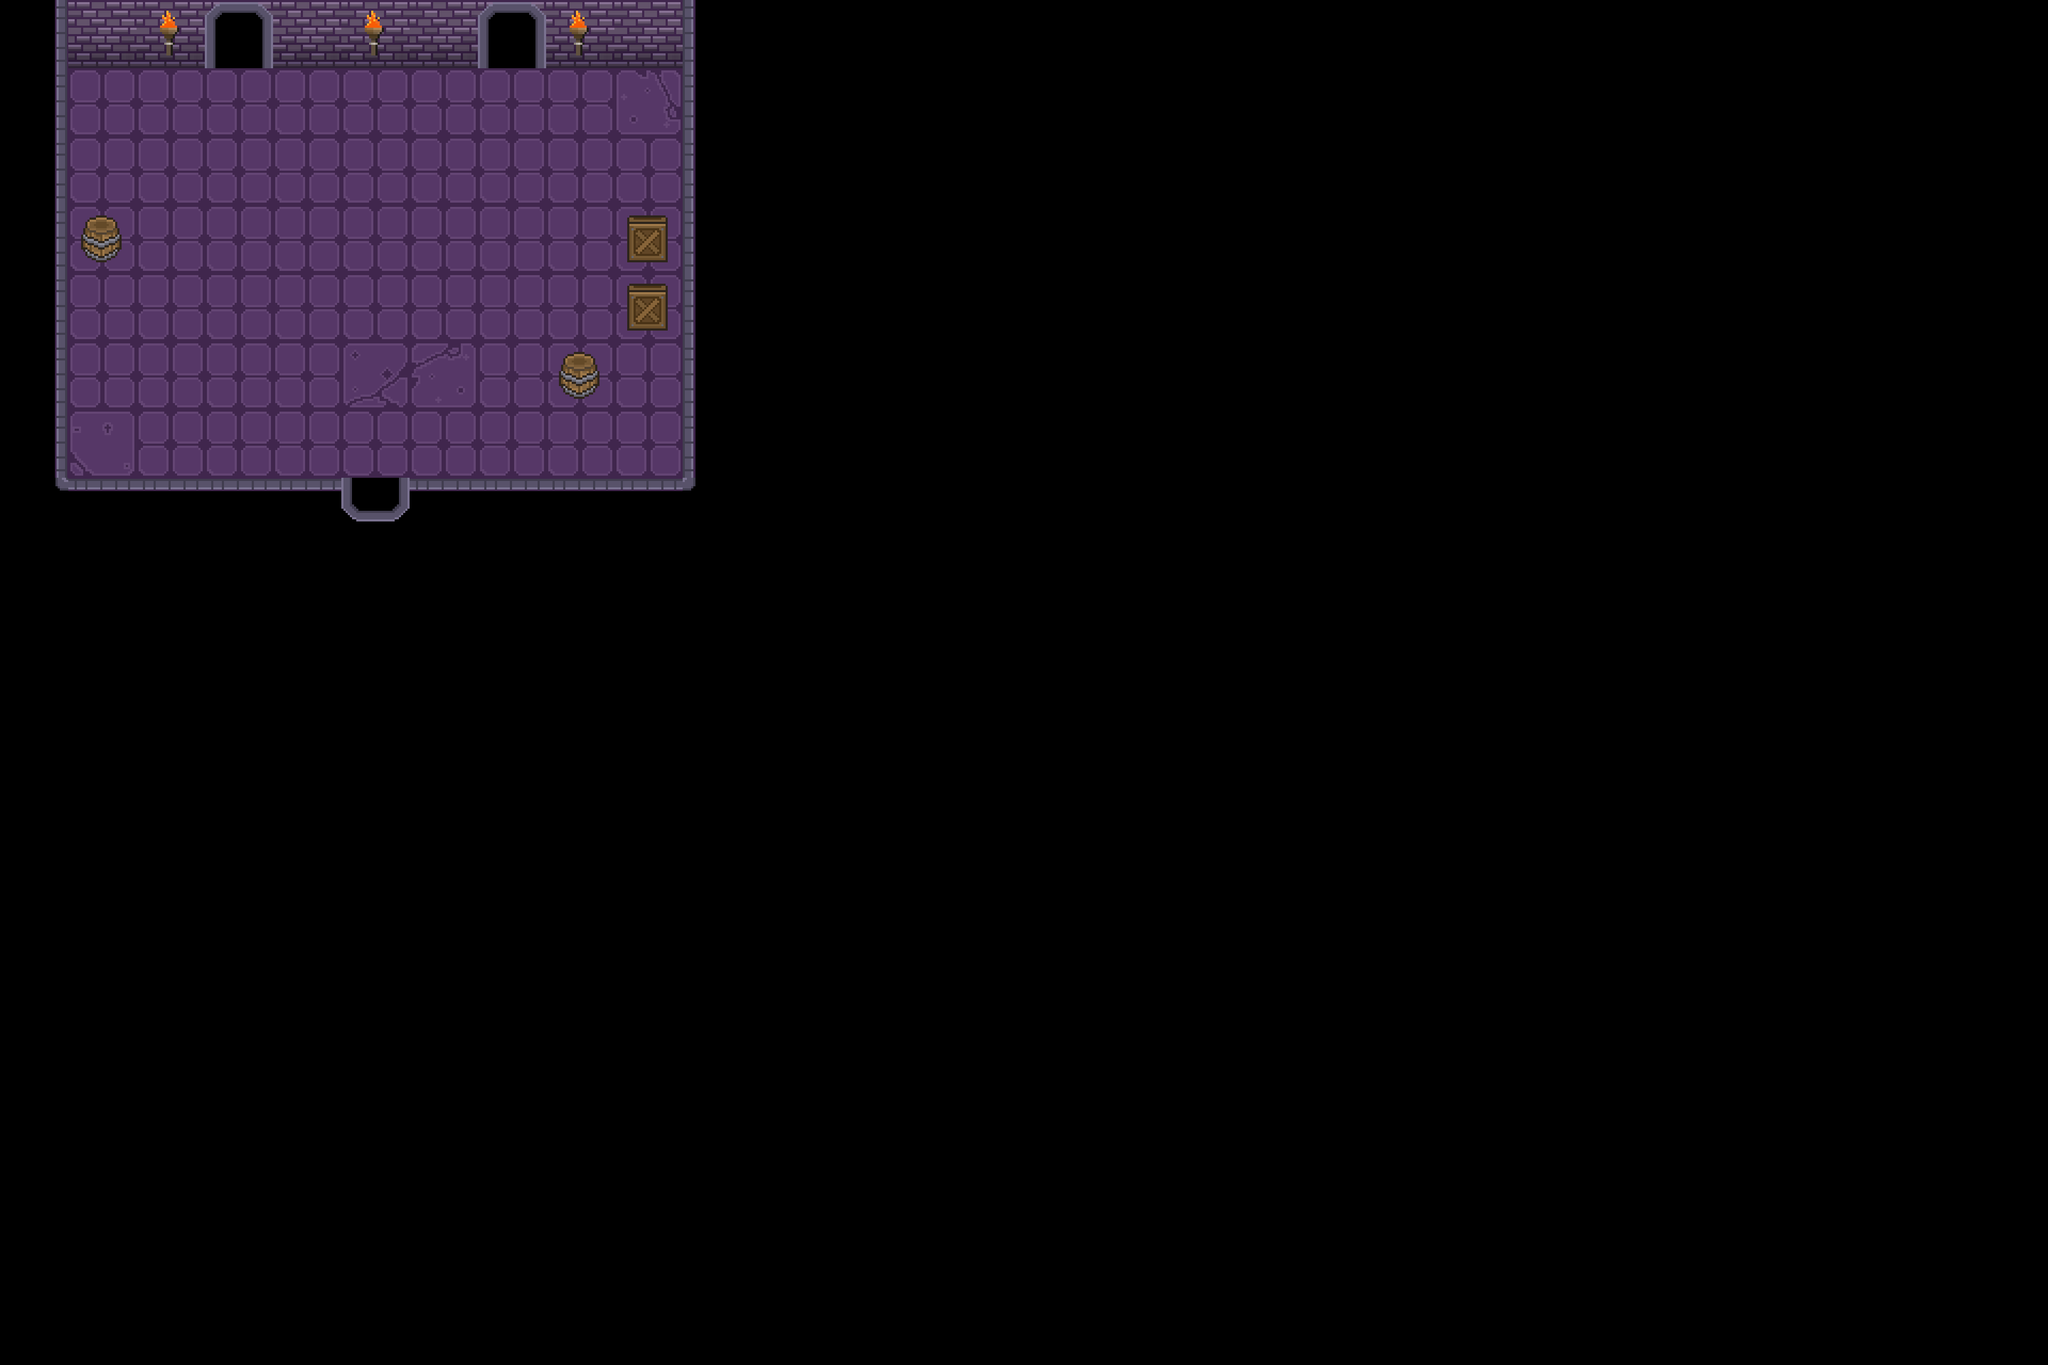

A level layout from a 2D game, rendered from its tile map. Below: a short description, then the map file with its tile-grid data intact:
An orthogonal 30x20 tile map with 128x128 px tiles, 4 tile layers (floor, wall, door, objects), 2 tilesets and 6 objects (room0, room2_up_right, room2_up_left, toroom0, toroom2_up_left, ...).

<map version="1.10" tiledversion="1.11.0" orientation="orthogonal" renderorder="right-down" width="30" height="20" tilewidth="128" tileheight="128" infinite="0" nextlayerid="7" nextobjectid="10">
 <tileset firstgid="1" source="dungeon_tile2.tsx" />
 <tileset firstgid="626" source="dungeon_tile.tsx" />
 <layer id="2" name="floor" width="30" height="20">
  <data encoding="csv">
0,0,0,0,0,0,0,0,0,0,0,0,0,0,0,0,0,0,0,0,0,0,0,0,0,0,0,0,0,0,
0,59,59,59,59,59,59,59,59,3221225532,0,0,0,0,0,0,0,0,0,0,0,0,0,0,0,0,0,0,0,0,
0,59,59,59,59,59,59,59,59,59,0,0,0,0,0,0,0,0,0,0,0,0,0,0,0,0,0,0,0,0,
0,59,59,59,59,59,59,59,59,59,0,0,0,0,0,0,0,0,0,0,0,0,0,0,0,0,0,0,0,0,
0,59,59,59,59,59,59,59,59,59,0,0,0,0,0,0,0,0,0,0,0,0,0,0,0,0,0,0,0,0,
0,59,59,59,59,57,2684354620,59,59,59,0,0,0,0,0,0,0,0,0,0,0,0,0,0,0,0,0,0,0,0,
0,1610612770,59,59,59,59,59,59,59,59,0,0,0,0,0,0,0,0,0,0,0,0,0,0,0,0,0,0,0,0,
1610612742,0,0,0,0,0,0,0,0,0,0,0,0,0,0,0,0,0,0,0,0,0,0,0,0,0,0,0,0,0,
0,0,0,0,0,0,0,0,0,0,0,0,0,0,0,0,0,0,0,0,0,0,0,0,0,0,0,0,0,0,
0,0,0,0,0,0,0,0,0,0,0,0,0,0,0,0,0,0,0,0,0,0,0,0,0,0,0,0,0,0,
0,0,0,0,0,0,0,0,0,0,0,0,0,0,0,0,0,0,0,0,0,0,0,0,0,0,0,0,0,0,
0,0,0,0,0,0,0,0,0,0,0,0,0,0,0,0,0,0,0,0,0,0,0,0,0,0,0,0,0,0,
0,0,0,0,0,0,0,0,0,0,0,0,0,0,0,0,0,0,0,0,0,0,0,0,0,0,0,0,0,0,
0,0,0,0,0,0,0,0,0,0,0,0,0,0,0,0,0,0,0,0,0,0,0,0,0,0,0,0,0,0,
0,0,0,0,0,0,0,0,0,0,0,0,0,0,0,0,0,0,0,0,0,0,0,0,0,0,0,0,0,0,
0,0,0,0,0,0,0,0,0,0,0,0,0,0,0,0,0,0,0,0,0,0,0,0,0,0,0,0,0,0,
0,0,0,0,0,0,0,0,0,0,0,0,0,0,0,0,0,0,0,0,0,0,0,0,0,0,0,0,0,0,
0,0,0,0,0,0,0,0,0,0,0,0,0,0,0,0,0,0,0,0,0,0,0,0,0,0,0,0,0,0,
0,0,0,0,0,0,0,0,0,0,0,0,0,0,0,0,0,0,0,0,0,0,0,0,0,0,0,0,0,0,
0,0,0,0,0,0,0,0,0,0,0,0,0,0,0,0,0,0,0,0,0,0,0,0,0,0,0,0,0,0
</data>
 </layer>
 <layer id="1" name="wall" width="30" height="20">
  <data encoding="csv">
2684355224,3,3,3,3,3,3,3,3,3,2684354561,0,0,0,0,0,0,0,0,0,0,0,0,0,0,0,0,0,0,0,
2684355224,0,0,0,0,0,0,0,0,0,2684354561,0,0,0,0,0,0,0,0,0,0,0,0,0,0,0,0,0,0,0,
2684355224,0,0,0,0,0,0,0,0,0,2684354561,0,0,0,0,0,0,0,0,0,0,0,0,0,0,0,0,0,0,0,
2684355224,0,0,0,0,0,0,0,0,0,2684354561,0,0,0,0,0,0,0,0,0,0,0,0,0,0,0,0,0,0,0,
2684355224,0,0,0,0,0,0,0,0,0,2684354561,0,0,0,0,0,0,0,0,0,0,0,0,0,0,0,0,0,0,0,
2684355224,0,0,0,0,0,0,0,0,0,2684354561,0,0,0,0,0,0,0,0,0,0,0,0,0,0,0,0,0,0,0,
2684355224,0,0,0,0,0,0,0,0,0,2684354561,0,0,0,0,0,0,0,0,0,0,0,0,0,0,0,0,0,0,0,
0,664,664,664,664,664,664,664,664,664,9,0,0,0,0,0,0,0,0,0,0,0,0,0,0,0,0,0,0,0,
0,0,0,0,0,0,0,0,0,0,0,0,0,0,0,0,0,0,0,0,0,0,0,0,0,0,0,0,0,0,
0,0,0,0,0,0,0,0,0,0,0,0,0,0,0,0,0,0,0,0,0,0,0,0,0,0,0,0,0,0,
0,0,0,0,0,0,0,0,0,0,0,0,0,0,0,0,0,0,0,0,0,0,0,0,0,0,0,0,0,0,
0,0,0,0,0,0,0,0,0,0,0,0,0,0,0,0,0,0,0,0,0,0,0,0,0,0,0,0,0,0,
0,0,0,0,0,0,0,0,0,0,0,0,0,0,0,0,0,0,0,0,0,0,0,0,0,0,0,0,0,0,
0,0,0,0,0,0,0,0,0,0,0,0,0,0,0,0,0,0,0,0,0,0,0,0,0,0,0,0,0,0,
0,0,0,0,0,0,0,0,0,0,0,0,0,0,0,0,0,0,0,0,0,0,0,0,0,0,0,0,0,0,
0,0,0,0,0,0,0,0,0,0,0,0,0,0,0,0,0,0,0,0,0,0,0,0,0,0,0,0,0,0,
0,0,0,0,0,0,0,0,0,0,0,0,0,0,0,0,0,0,0,0,0,0,0,0,0,0,0,0,0,0,
0,0,0,0,0,0,0,0,0,0,0,0,0,0,0,0,0,0,0,0,0,0,0,0,0,0,0,0,0,0,
0,0,0,0,0,0,0,0,0,0,0,0,0,0,0,0,0,0,0,0,0,0,0,0,0,0,0,0,0,0,
0,0,0,0,0,0,0,0,0,0,0,0,0,0,0,0,0,0,0,0,0,0,0,0,0,0,0,0,0,0
</data>
 </layer>
 <layer id="3" name="door" width="30" height="20">
  <data encoding="csv">
0,0,0,53,0,0,0,53,0,0,0,0,0,0,0,0,0,0,0,0,0,0,0,0,0,0,0,0,0,0,
0,0,0,0,0,0,0,0,0,0,0,0,0,0,0,0,0,0,0,0,0,0,0,0,0,0,0,0,0,0,
0,0,0,0,0,0,0,0,0,0,0,0,0,0,0,0,0,0,0,0,0,0,0,0,0,0,0,0,0,0,
0,0,0,0,0,0,0,0,0,0,0,0,0,0,0,0,0,0,0,0,0,0,0,0,0,0,0,0,0,0,
0,0,0,0,0,0,0,0,0,0,0,0,0,0,0,0,0,0,0,0,0,0,0,0,0,0,0,0,0,0,
0,0,0,0,0,0,0,0,0,0,0,0,0,0,0,0,0,0,0,0,0,0,0,0,0,0,0,0,0,0,
0,0,0,0,0,0,0,0,0,0,0,0,0,0,0,0,0,0,0,0,0,0,0,0,0,0,0,0,0,0,
0,0,0,0,0,3221225557,0,0,0,0,0,0,0,0,0,0,0,0,0,0,0,0,0,0,0,0,0,0,0,0,
0,0,0,0,0,0,0,0,0,0,0,0,0,0,0,0,0,0,0,0,0,0,0,0,0,0,0,0,0,0,
0,0,0,0,0,0,0,0,0,0,0,0,0,0,0,0,0,0,0,0,0,0,0,0,0,0,0,0,0,0,
0,0,0,0,0,0,0,0,0,0,0,0,0,0,0,0,0,0,0,0,0,0,0,0,0,0,0,0,0,0,
0,0,0,0,0,0,0,0,0,0,0,0,0,0,0,0,0,0,0,0,0,0,0,0,0,0,0,0,0,0,
0,0,0,0,0,0,0,0,0,0,0,0,0,0,0,0,0,0,0,0,0,0,0,0,0,0,0,0,0,0,
0,0,0,0,0,0,0,0,0,0,0,0,0,0,0,0,0,0,0,0,0,0,0,0,0,0,0,0,0,0,
0,0,0,0,0,0,0,0,0,0,0,0,0,0,0,0,0,0,0,0,0,0,0,0,0,0,0,0,0,0,
0,0,0,0,0,0,0,0,0,0,0,0,0,0,0,0,0,0,0,0,0,0,0,0,0,0,0,0,0,0,
0,0,0,0,0,0,0,0,0,0,0,0,0,0,0,0,0,0,0,0,0,0,0,0,0,0,0,0,0,0,
0,0,0,0,0,0,0,0,0,0,0,0,0,0,0,0,0,0,0,0,0,0,0,0,0,0,0,0,0,0,
0,0,0,0,0,0,0,0,0,0,0,0,0,0,0,0,0,0,0,0,0,0,0,0,0,0,0,0,0,0,
0,0,0,0,0,0,0,0,0,0,0,0,0,0,0,0,0,0,0,0,0,0,0,0,0,0,0,0,0,0
</data>
 </layer>
 <layer id="4" name="objects" width="30" height="20">
  <data encoding="csv">
0,0,51,0,0,51,0,0,51,0,0,0,0,0,0,0,0,0,0,0,0,0,0,0,0,0,0,0,0,0,
0,0,0,0,0,0,0,0,0,0,0,0,0,0,0,0,0,0,0,0,0,0,0,0,0,0,0,0,0,0,
0,0,0,0,0,0,0,0,0,0,0,0,0,0,0,0,0,0,0,0,0,0,0,0,0,0,0,0,0,0,
0,56,0,0,0,0,0,0,0,55,0,0,0,0,0,0,0,0,0,0,0,0,0,0,0,0,0,0,0,0,
0,0,0,0,0,0,0,0,0,55,0,0,0,0,0,0,0,0,0,0,0,0,0,0,0,0,0,0,0,0,
0,0,0,0,0,0,0,0,56,0,0,0,0,0,0,0,0,0,0,0,0,0,0,0,0,0,0,0,0,0,
0,0,0,0,0,0,0,0,0,0,0,0,0,0,0,0,0,0,0,0,0,0,0,0,0,0,0,0,0,0,
0,0,0,0,0,0,0,0,0,0,0,0,0,0,0,0,0,0,0,0,0,0,0,0,0,0,0,0,0,0,
0,0,0,0,0,0,0,0,0,0,0,0,0,0,0,0,0,0,0,0,0,0,0,0,0,0,0,0,0,0,
0,0,0,0,0,0,0,0,0,0,0,0,0,0,0,0,0,0,0,0,0,0,0,0,0,0,0,0,0,0,
0,0,0,0,0,0,0,0,0,0,0,0,0,0,0,0,0,0,0,0,0,0,0,0,0,0,0,0,0,0,
0,0,0,0,0,0,0,0,0,0,0,0,0,0,0,0,0,0,0,0,0,0,0,0,0,0,0,0,0,0,
0,0,0,0,0,0,0,0,0,0,0,0,0,0,0,0,0,0,0,0,0,0,0,0,0,0,0,0,0,0,
0,0,0,0,0,0,0,0,0,0,0,0,0,0,0,0,0,0,0,0,0,0,0,0,0,0,0,0,0,0,
0,0,0,0,0,0,0,0,0,0,0,0,0,0,0,0,0,0,0,0,0,0,0,0,0,0,0,0,0,0,
0,0,0,0,0,0,0,0,0,0,0,0,0,0,0,0,0,0,0,0,0,0,0,0,0,0,0,0,0,0,
0,0,0,0,0,0,0,0,0,0,0,0,0,0,0,0,0,0,0,0,0,0,0,0,0,0,0,0,0,0,
0,0,0,0,0,0,0,0,0,0,0,0,0,0,0,0,0,0,0,0,0,0,0,0,0,0,0,0,0,0,
0,0,0,0,0,0,0,0,0,0,0,0,0,0,0,0,0,0,0,0,0,0,0,0,0,0,0,0,0,0,
0,0,0,0,0,0,0,0,0,0,0,0,0,0,0,0,0,0,0,0,0,0,0,0,0,0,0,0,0,0
</data>
 </layer>
 <objectgroup id="5" name="player">
  <object id="1" name="room0" x="640" y="640" />
  <object id="8" name="room2_up_right" x="913.333" y="282.667" width="50.6667" height="65.3333" />
  <object id="9" name="room2_up_left" x="406.667" y="278.667" width="34.6667" height="65.3333" />
 </objectgroup>
 <objectgroup id="6" name="door">
  <object id="3" name="toroom0" x="640" y="896">
   <properties>
    <property name="path" value="../map/room0.tmx" />
    <property name="player" value="room1_up" />
   </properties>
  </object>
  <object id="4" name="toroom2_up_left" x="384" y="0">
   <properties>
    <property name="path" value="../map/room2_up_left.tmx" />
    <property name="player" value="room1_up" />
   </properties>
  </object>
  <object id="6" name="toroom2_up_right" x="896" y="0" width="58.6667" height="44">
   <properties>
    <property name="path" value="../map/room2_up_right.tmx" />
    <property name="player" value="room1_up" />
   </properties>
  </object>
 </objectgroup>
</map>
